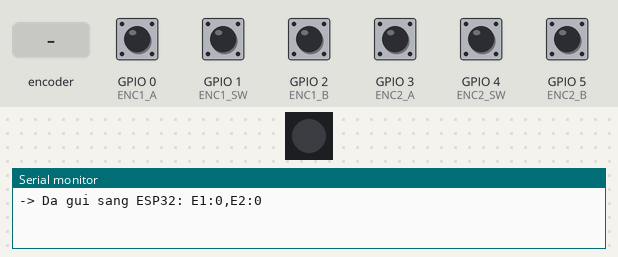
The sketch below on a simulated ESP32. Parts: 1 RGB LEDs in strip order, left to right, the last lines printed to the serial monitor. Inputs (shaded band) come from the test bench; at power-on: GPIO 0 (ENC1_A), GPIO 1 (ENC1_SW), GPIO 2 (ENC1_B), GPIO 3 (ENC2_A), GPIO 4 (ENC2_SW), GPIO 5 (ENC2_B) HIGH. Dim RGB values are drawn brighter than linear.

Above: at 1.2 s.
1.3 s: GPIO 3 (ENC2_A) pulled LOW for 0.15 s
At 2.2 s:
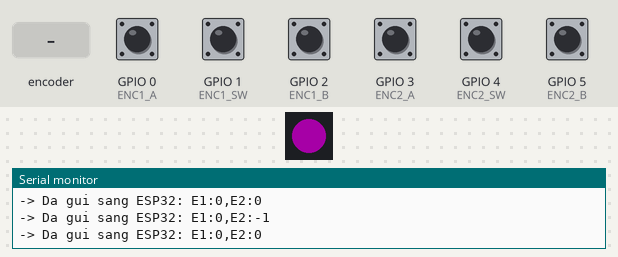
3.9 s: rotary encoder on GPIO 0 (ENC1_A) / GPIO 2 (ENC1_B) turned 1 step (first pin leading)
At 4.7 s:
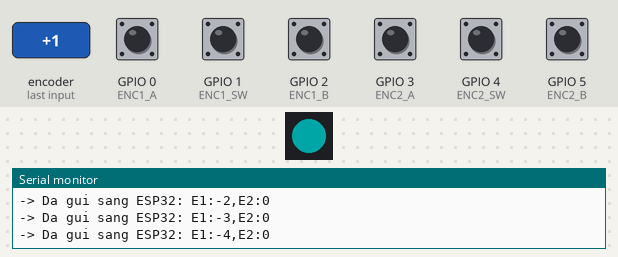
6.4 s: rotary encoder on GPIO 0 (ENC1_A) / GPIO 2 (ENC1_B) turned 2 steps (second pin leading)
At 7.0 s:
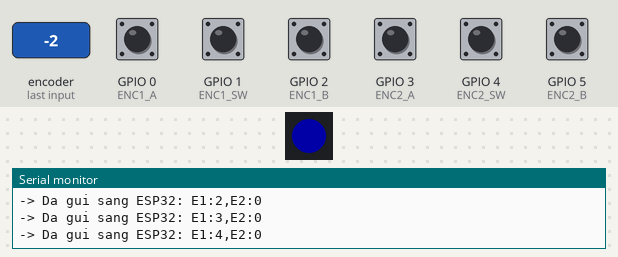
9.1 s: rotary encoder on GPIO 0 (ENC1_A) / GPIO 2 (ENC1_B) turned 2 steps (second pin leading)
At 11.6 s:
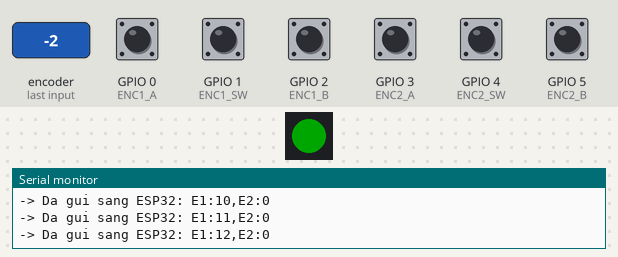
12.5 s: GPIO 5 (ENC2_B) pulled LOW for 0.15 s
At 13.4 s:
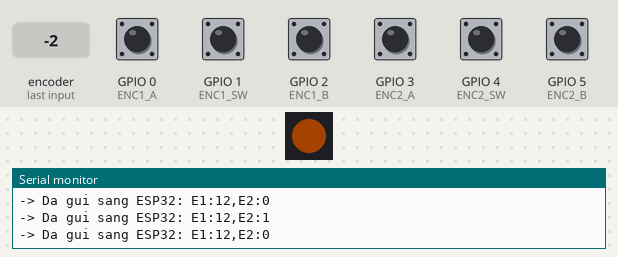
15.6 s: GPIO 5 (ENC2_B) pulled LOW for 1 s
At 16.4 s:
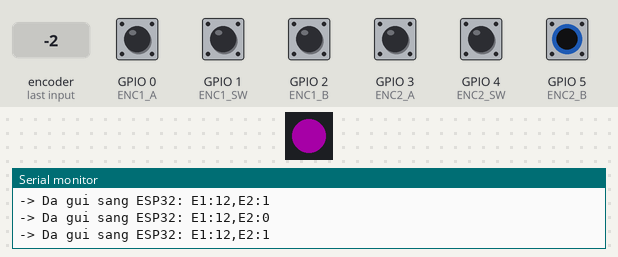
Timing chart, 0 to 20.1 s (numbered marks = the images above; inputs shaded):
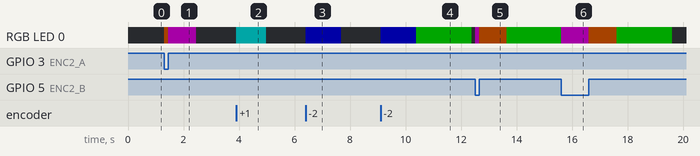

The sketch:

CP2040.ino
```cpp
#include <Adafruit_NeoPixel.h>

#define LED_PIN      16
#define NUM_LEDS     1
Adafruit_NeoPixel strip(NUM_LEDS, LED_PIN, NEO_GRB + NEO_KHZ800);

// --- CẤU HÌNH CHÂN ENCODER ---
const int ENC1_A  = 0;
const int ENC1_SW = 1;
const int ENC1_B  = 2;

const int ENC2_A  = 3;
const int ENC2_SW = 4;
const int ENC2_B  = 5;

// --- CẤU HÌNH CHÂN UART TRUYỀN SANG ESP32 ---
const int UART_TX = 12; // GP12 nối vào RX2 (GPIO16) của ESP32
const int UART_RX = 13; // GP13 nối vào TX2 (GPIO17) của ESP32

volatile int enc1_value = 0;
volatile int enc2_value = 0;
const int THRESHOLD     = 10;

unsigned long lastActivityTime = 0;
const unsigned long ACTION_TIMEOUT = 1000;
const unsigned long LIGHT_TIMEOUT  = 3000;

enum LedActionState { IDLE, ENC1_INC, ENC1_DEC, ENC2_INC, ENC2_DEC };
volatile LedActionState currentAction = IDLE;

unsigned long lastDebounce1 = 0, lastDebounce2 = 0;
const unsigned long debounceDelay = 50;
bool btn1_pressed = false, btn2_pressed = false;

volatile uint8_t enc1_prevState = 0;
volatile uint8_t enc2_prevState = 0;

void setup() {
  Serial.begin(115200); // Serial USB debug với PC

  // Khởi tạo UART1 để truyền dữ liệu sang ESP32 với tốc độ 115200 baud
  Serial1.setTX(UART_TX);
  Serial1.setRX(UART_RX);
  Serial1.begin(115200);

  strip.begin();
  strip.setBrightness(40);

  pinMode(ENC1_A, INPUT_PULLUP);
  pinMode(ENC1_B, INPUT_PULLUP);
  pinMode(ENC1_SW, INPUT_PULLUP);

  pinMode(ENC2_A, INPUT_PULLUP);
  pinMode(ENC2_B, INPUT_PULLUP);
  pinMode(ENC2_SW, INPUT_PULLUP);

  enc1_prevState = (digitalRead(ENC1_A) << 1) | digitalRead(ENC1_B);
  enc2_prevState = (digitalRead(ENC2_A) << 1) | digitalRead(ENC2_B);

  attachInterrupt(digitalPinToInterrupt(ENC1_A), handleEncoder1, CHANGE);
  attachInterrupt(digitalPinToInterrupt(ENC1_B), handleEncoder1, CHANGE);

  attachInterrupt(digitalPinToInterrupt(ENC2_A), handleEncoder2, CHANGE);
  attachInterrupt(digitalPinToInterrupt(ENC2_B), handleEncoder2, CHANGE);

  lastActivityTime = millis();
  updateLED();
}

void loop() {
  // --- NÚT BẤM ---
  if (digitalRead(ENC1_SW) == LOW) {
    if (!btn1_pressed && (millis() - lastDebounce1) > debounceDelay) {
      enc1_value = 0;
      sendDataToESP32(); // Gửi dữ liệu ngay khi reset
      btn1_pressed = true;
      lastDebounce1 = millis();
    }
  } else {
    btn1_pressed = false;
  }

  if (digitalRead(ENC2_SW) == LOW) {
    if (!btn2_pressed && (millis() - lastDebounce2) > debounceDelay) {
      enc2_value = 0;
      sendDataToESP32(); // Gửi dữ liệu ngay khi reset
      btn2_pressed = true;
      lastDebounce2 = millis();
    }
  } else {
    btn2_pressed = false;
  }

  // --- QUẢN LÝ XOAY & TRUYỀN DỮ LIỆU ---
  static int lastVal1 = -999, lastVal2 = -999;

  if (enc1_value != lastVal1 || enc2_value != lastVal2) {
    lastActivityTime = millis();
    updateLED();

    // GỬI DỮ LIỆU SANG ESP32
    sendDataToESP32();

    lastVal1 = enc1_value;
    lastVal2 = enc2_value;
  }
  else if (currentAction != IDLE && (millis() - lastActivityTime > ACTION_TIMEOUT)) {
    currentAction = IDLE;
    updateLED();
  }
  else if (millis() - lastActivityTime > LIGHT_TIMEOUT) {
    strip.setPixelColor(0, strip.Color(0, 0, 0));
    strip.show();
  }
}

// Hàm đóng gói và gửi dữ liệu dạng định dạng text rõ ràng sang ESP32
void sendDataToESP32() {
  // Chuỗi định dạng: "E1:10,E2:-5\n"
  Serial1.print("E1:");
  Serial1.print(enc1_value);
  Serial1.print(",E2:");
  Serial1.println(enc2_value);

  // In ra máy tính để kiểm tra
  Serial.print("-> Da gui sang ESP32: ");
  Serial.print("E1:"); Serial.print(enc1_value);
  Serial.print(",E2:"); Serial.println(enc2_value);
}

void updateLED() {
  switch (currentAction) {
    case ENC1_INC: strip.setPixelColor(0, strip.Color(0, 0, 255)); break;
    case ENC1_DEC: strip.setPixelColor(0, strip.Color(0, 255, 255)); break;
    case ENC2_INC: strip.setPixelColor(0, strip.Color(255, 0, 255)); break;
    case ENC2_DEC: strip.setPixelColor(0, strip.Color(255, 100, 0)); break;
    case IDLE:
    default:
      bool act1 = (enc1_value >= THRESHOLD);
      bool act2 = (enc2_value >= THRESHOLD);
      if (act1 && act2) strip.setPixelColor(0, strip.Color(255, 255, 0));
      else if (act1) strip.setPixelColor(0, strip.Color(0, 255, 0));
      else if (act2) strip.setPixelColor(0, strip.Color(255, 0, 0));
      else strip.setPixelColor(0, strip.Color(0, 0, 0));
      break;
  }
  strip.show();
}

void handleEncoder1() {
  uint8_t currState = (digitalRead(ENC1_A) << 1) | digitalRead(ENC1_B);
  if (currState != enc1_prevState) {
    if ((enc1_prevState == 0b00 && currState == 0b01) || (enc1_prevState == 0b01 && currState == 0b11) ||
        (enc1_prevState == 0b11 && currState == 0b10) || (enc1_prevState == 0b10 && currState == 0b00)) {
      enc1_value++; currentAction = ENC1_INC;
    } else if ((enc1_prevState == 0b00 && currState == 0b10) || (enc1_prevState == 0b10 && currState == 0b11) ||
               (enc1_prevState == 0b11 && currState == 0b01) || (enc1_prevState == 0b01 && currState == 0b00)) {
      enc1_value--; currentAction = ENC1_DEC;
    }
    enc1_prevState = currState;
  }
}

void handleEncoder2() {
  uint8_t currState = (digitalRead(ENC2_A) << 1) | digitalRead(ENC2_B);
  if (currState != enc2_prevState) {
    if ((enc2_prevState == 0b00 && currState == 0b01) || (enc2_prevState == 0b01 && currState == 0b11) ||
        (enc2_prevState == 0b11 && currState == 0b10) || (enc2_prevState == 0b10 && currState == 0b00)) {
      enc2_value++; currentAction = ENC2_INC;
    } else if ((enc2_prevState == 0b00 && currState == 0b10) || (enc2_prevState == 0b10 && currState == 0b11) ||
               (enc2_prevState == 0b11 && currState == 0b01) || (enc2_prevState == 0b01 && currState == 0b00)) {
      enc2_value--; currentAction = ENC2_DEC;
    }
    enc2_prevState = currState;
  }
}
```

Measured:
- after the input at 1.3 s, RGB LED 0: off → RGB(40, 16, 0) at once, → RGB(40, 0, 40) 0.15 s later, → off 1.0 s later
- after the input at 3.9 s, RGB LED 0: off → RGB(0, 40, 40) at once, → off 1.1 s later
- after the input at 6.4 s, RGB LED 0: off → RGB(0, 0, 40) at once, → off 1.3 s later
- after the input at 9.1 s, RGB LED 0: off → RGB(0, 0, 40) at once, → RGB(0, 40, 0) 1.3 s later, → off 2.0 s later
- after the input at 12.5 s, RGB LED 0: off → RGB(40, 0, 40) at once, → RGB(40, 16, 0) 0.15 s later, → RGB(0, 40, 0) 1.0 s later
